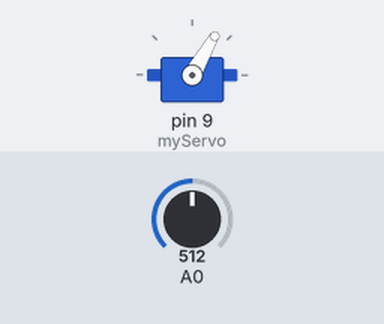
Simulated run of this sketch. Board: Arduino Uno, built with avr-gcc and run on an emulated ATmega328P. Shown: servo. The inputs (shaded band) are chosen by the test bench; at power-on: A0 = 512.

Above: at 1.2 s.
1.3 s: A0 set to 716
At 2.5 s:
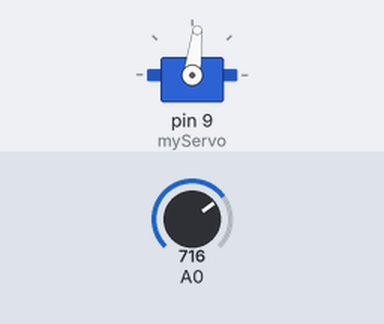
2.8 s: A0 set to 900
At 3.4 s:
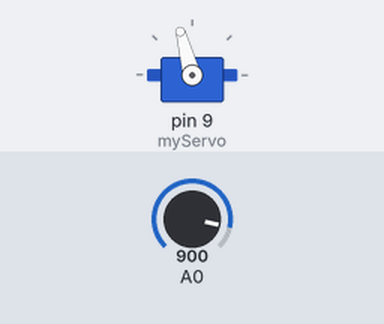
4.3 s: A0 set to 1023
At 4.8 s:
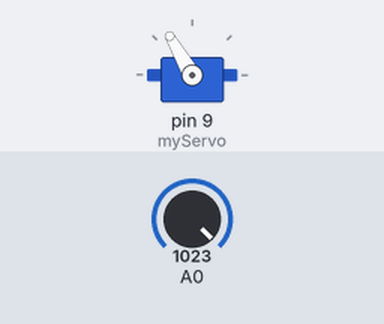
5.8 s: A0 set to 511
At 6.9 s:
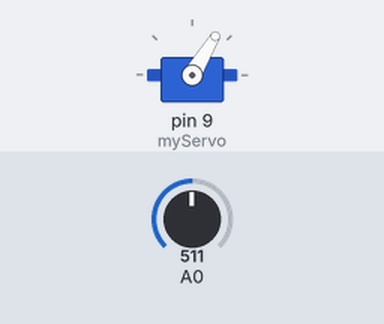
7.3 s: A0 set to 306
At 8.3 s:
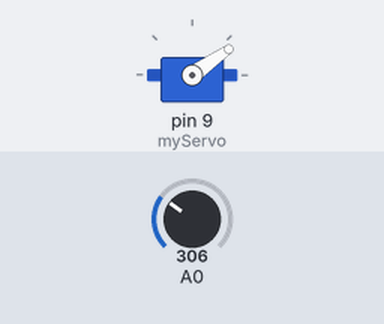
Timing chart, 0 to 9.8 s (numbered marks = the images above; inputs shaded):
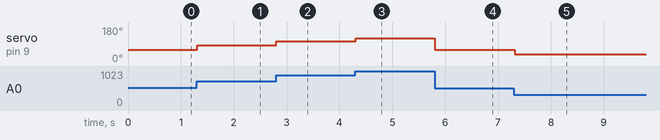

The sketch:

sketch_apr08c.ino
```cpp
#include <Servo.h>
Servo myServo;
int pos;
void setup() {
  // put your setup code here, to run once:
  myServo.attach(9);
}

void loop() {
  // put your main code here, to run repeatedly:
 /* for(pos=0; pos<120; pos++){
    myServo.write(pos);
    delay(15);
    }*/
    myServo.write(map(analogRead(A0), 0, 1023, 0, 120));
    delay(15);

}
```

Measured:
- after the input at 1.3 s, servo on pin 9 (myServo): 60° → 83° at once
- after the input at 2.8 s, servo on pin 9 (myServo): 83° → 105° at once
- after the input at 4.3 s, servo on pin 9 (myServo): 105° → 120° at once
- after the input at 5.8 s, servo on pin 9 (myServo): 120° → 59° at once
- after the input at 7.3 s, servo on pin 9 (myServo): 59° → 35° at once
